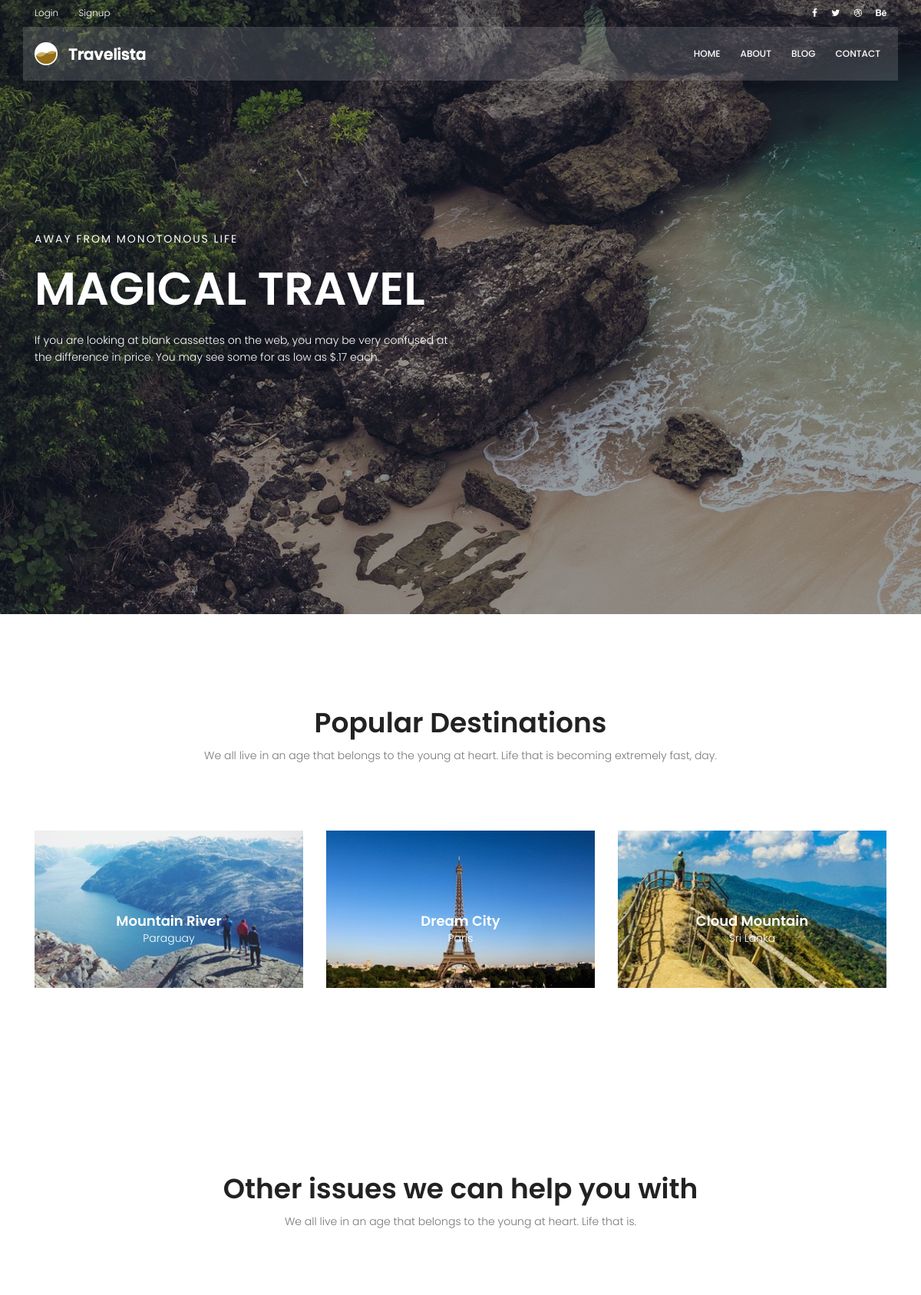
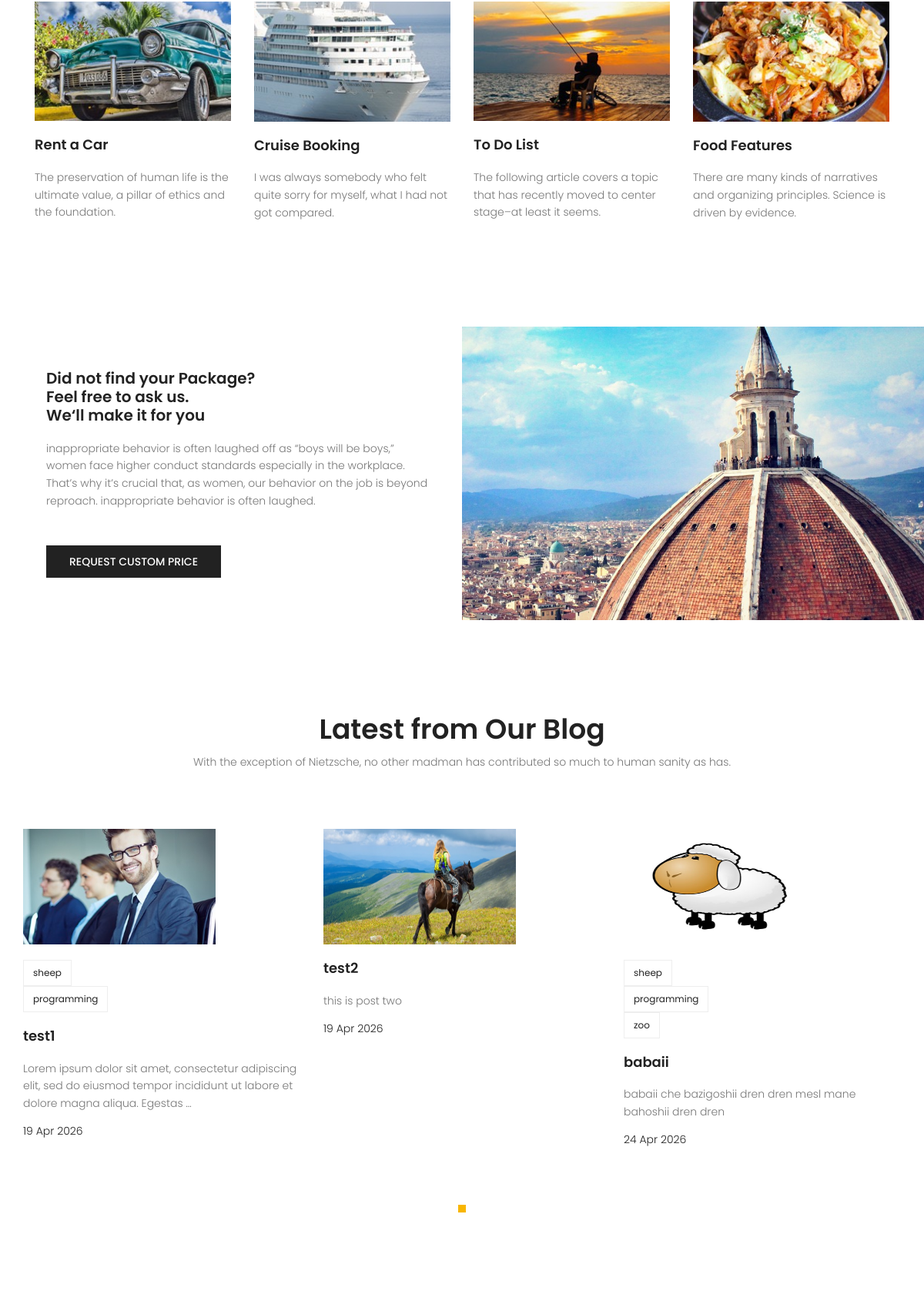
The page / (upper part) on the database its author committed (2 pictures, top to bottom).
### blog/models.py (models this page shows, shortened)
class Post(models.Model):
    title = models.CharField(max_length=255)
    content = models.TextField()
    author = models.ForeignKey(User,on_delete=models.SET_NULL,null=True)
    image = models.ImageField(upload_to='blog/',default='blog/default.jpg')
    category = models.ManyToManyField(Category)
    tag = TaggableManager()
    counted_view = models.IntegerField(default=0)
    status = models.BooleanField(default=False)
    login_require = models.BooleanField(default=False)
    published_date = models.DateTimeField(null=True)
    created_date = models.DateTimeField(auto_now_add=True)
    updated_date = models.DateTimeField(auto_now=True)
    class Meta:
        ordering = ['created_date']

class Category(models.Model):
    name = models.CharField(max_length=255)

### website/views.py (the view)
# urls.py: path('', index_view, name='index'),
def index_view(request):
    return render(request, 'website/index.html')

### blog/templatetags/blog_tags.py (called while the page is built)
@register.inclusion_tag('blog/recent-blog.html')
def recentblog(arg=3):
    posts = Post.objects.filter(status=1).order_by('published_date')[:arg]
    return {'posts':posts}

### templates/website/index.html (shortened to what this page needs)
{% extends 'base.html' %}
{% load static %}
{% load blog_tags %}
{% block content %}
<section class="popular-destination-area section-gap">
	<div class="container">
		<div class="row d-flex justify-content-center">
			<div class="menu-content pb-70 col-lg-8">
				<div class="title text-center">
					<h1 class="mb-10">Popular Destinations</h1>
					<p>We all live in an age that belongs to the young at heart. Life that is becoming extremely
						fast, day.</p>
				</div>
			</div>
		</div>
		<div class="row">
			<div class="col-lg-4">
				<div class="single-destination relative">
					<div class="thumb relative">
						<img class="img-fluid" src="{% static 'img/d1.jpg' %}" alt="">
					</div>
					<div class="desc">
						<h4>Mountain River</h4>
						<p>Paraguay</p>
					</div>
				</div>
			</div>
			<div class="col-lg-4">
				<div class="single-destination relative">
					<div class="thumb relative">
						<img class="img-fluid" src="{% static 'img/d2.jpg' %}" alt="">
					</div>
					<div class="desc">
						<h4>Dream City</h4>
						<p>Paris</p>
					</div>
				</div>
			</div>
			<div class="col-lg-4">
				<div class="single-destination relative">
					<div class="thumb relative">
						<img class="img-fluid" src="{% static 'img/d3.jpg' %}" alt="">
					</div>
					<div class="desc">
						<h4>Cloud Mountain</h4>
						<p>Sri Lanka</p>
					</div>
				</div>
			</div>
		</div>
	</div>
</section>
<section class="other-issue-area section-gap">
	<div class="container">
		<div class="row d-flex justify-content-center">
			<div class="menu-content pb-70 col-lg-9">
				<div class="title text-center">
					<h1 class="mb-10">Other issues we can help you with</h1>
					<p>We all live in an age that belongs to the young at heart. Life that is.</p>
				</div>
			</div>
		</div>
		<div class="row">
			<div class="col-lg-3 col-md-6">
				<div class="single-other-issue">
					<div class="thumb">
						<img class="img-fluid" src="{% static 'img/o1.jpg' %}" alt="">
					</div>
					<a href="#">
						<h4>Rent a Car</h4>
					</a>
					<p>
						The preservation of human life is the ultimate value, a pillar of ethics and the foundation.
					</p>
				</div>
			</div>
			<div class="col-lg-3 col-md-6">
				<div class="single-other-issue">
					<div class="thumb">
						<img class="img-fluid" src="{% static 'img/o2.jpg' %}" alt="">
					</div>
					<a href="#">
						<h4>Cruise Booking</h4>
					</a>
					<p>
						I was always somebody who felt quite sorry for myself, what I had not got compared.
					</p>
				</div>
			</div>
			<div class="col-lg-3 col-md-6">
				<div class="single-other-issue">
					<div class="thumb">
						<img class="img-fluid" src="{% static 'img/o3.jpg' %}" alt="">
					</div>
					<a href="#">
						<h4>To Do List</h4>
					</a>
					<p>
						The following article covers a topic that has recently moved to center stage–at least it
						seems.
					</p>
				</div>
			</div>
			<div class="col-lg-3 col-md-6">
				<div class="single-other-issue">
					<div class="thumb">
						<img class="img-fluid" src="{% static 'img/o4.jpg' %}" alt="">
					</div>
					<a href="#">
						<h4>Food Features</h4>
					</a>
					<p>
						There are many kinds of narratives and organizing principles. Science is driven by evidence.
					</p>
				</div>
			</div>
		</div>
	</div>
</section>
<section class="home-about-area">
	<div class="container-fluid">
		<div class="row align-items-center justify-content-end">
			<div class="col-lg-6 col-md-12 home-about-left">
				<h1>
					Did not find your Package? <br>
					Feel free to ask us. <br>
					We‘ll make it for you
				</h1>
				<p>
					inappropriate behavior is often laughed off as “boys will be boys,” women face higher conduct
					standards especially in the workplace. That’s why it’s crucial that, as women, our behavior on
					the job is beyond reproach. inappropriate behavior is often laughed.
				</p>
				<a href="#" class="primary-btn text-uppercase">request custom price</a>
			</div>
			<div class="col-lg-6 col-md-12 home-about-right no-padding">
				<img class="img-fluid" src="{% static 'img/about-img.jpg' %}" alt="">
			</div>
		</div>
	</div>
</section>
{% recentblog %}
{% endblock %}

### templates/blog/recent-blog.html
{% load static %}
<section class="recent-blog-area section-gap">
	<div class="container">
		<div class="row d-flex justify-content-center">
			<div class="menu-content pb-60 col-lg-9">
				<div class="title text-center">
					<h1 class="mb-10">Latest from Our Blog</h1>
					<p>With the exception of Nietzsche, no other madman has contributed so much to human sanity as
						has.</p>
				</div>
			</div>
		</div>
		<div class="row">
			<div class="active-recent-blog-carusel">
				{% for post in posts %}
				<div class="single-recent-blog-post item">
					<div class="thumb">
						<img class="img-fluid" src="{{ post.image.url }}" alt="">
					</div>
					<div class="details">
						<div class="tags">
							{% for cat in post.category.all %}
							<ul>
								<li>
									<a href="{% url 'blog:category' cat_name=cat.name %}">{{ cat.name }}</a>
								</li>
							</ul>
							{% endfor %}
						</div>
						<a href="#">
							<h4 class="title">{{ post.title }}</h4>
						</a>
						<p>
							{{post.content|truncatewords:20}}
						</p>
						<h6 class="date">{{ post.published_date|date:"d M Y" }}</h6>
					</div>
				</div>
			{% endfor %}
			</div>
		</div>
	</div>
</section>

### statics/css/main.css (style rules this page uses)
body { color: #777777; font-family: "Poppins", sans-serif; font-size: 14px; font-weight: 300; line-height: 1.625em; position: relative; }
ol, ul { margin: 0; padding: 0; list-style: none; }
a { -webkit-transition: all 0.3s ease 0s; -moz-transition: all 0.3s ease 0s; -o-transition: all 0.3s ease 0s; transition: all 0.3s ease 0s; }
a, a:focus, a:hover { text-decoration: none; outline: 0; }
h1, h2, h3, h4, h5, h6 { font-family: "Poppins", sans-serif; color: #222222; line-height: 1.2em !important; margin-bottom: 0; margin-top: 0; font-weight: 600; }
h1, .h1 { font-size: 36px; }
h4, .h4 { font-size: 18px; }
h6, .h6 { font-size: 14px; color: #222222; }
.mb-10 { margin-bottom: 10px; }
.pb-60 { padding-bottom: 60px; }
.pb-70 { padding-bottom: 70px; }
.text-center { text-align: center; }
.relative { position: relative; }
.no-padding { padding: 0; }
h1 { font-size: 36px; }
h4 { font-size: 18px; }
h6 { font-size: 14px; }
h1, h2, h3, h4, h5, h6 { line-height: 1.5em; }
.section-gap { padding: 120px 0; }
.primary-btn { background: #f8b600; line-height: 42px; padding-left: 30px; padding-right: 30px; border: none; color: #fff; display: inline-block; font-size: 14px; font-weight: 500; position: relative; -webkit-transition: all 0.3s ease 0s; -moz-transition: all 0.3s ease 0s; -o-transition: all 0.3s ease 0s; transition: all 0.3s ease 0s; cursor: pointer; position: relative; }
.single-destination { -webkit-transition: all 0.3s ease 0s; -moz-transition: all 0.3s ease 0s; -o-transition: all 0.3s ease 0s; transition: all 0.3s ease 0s; }
.single-destination .thumb { position: relative; }
.single-destination .thumb img { width: 100%; }
.single-destination .desc { text-align: center; position: absolute; width: 100%; left: 50%; top: 50%; transform: translate(-50%, -50%); }
.single-destination .desc h4 { color: #fff; }
.single-destination .desc p { color: #fff; font-size: 14px; font-weight: 300; margin-bottom: 0px; }
.single-other-issue .thumb { overflow: hidden; }
.single-other-issue .thumb img { width: 100%; -webkit-transition: all 0.3s ease 0s; -moz-transition: all 0.3s ease 0s; -o-transition: all 0.3s ease 0s; transition: all 0.3s ease 0s; }
.single-other-issue h4 { margin: 20px 0; -webkit-transition: all 0.3s ease 0s; -moz-transition: all 0.3s ease 0s; -o-transition: all 0.3s ease 0s; transition: all 0.3s ease 0s; }
.home-about-area .home-about-left { padding-left: 20%; }
@media (max-width: 1366px) { .home-about-area .home-about-left { padding-left: 5%; } }
.home-about-area .home-about-left h1 { max-width: 510px; }
@media (max-width: 1366px) { .home-about-area .home-about-left h1 { font-size: 20px; } }
.home-about-area .home-about-left p { max-width: 500px; padding: 20px 0; }
.home-about-area .home-about-left .primary-btn { margin-top: 10px; background: #222; font-size: 14px; }
.home-about-area .home-about-right img { width: 100%; }
.recent-blog-area .single-recent-blog-post .thumb { overflow: hidden; }
.recent-blog-area .single-recent-blog-post .thumb img { -webkit-transition: all 0.3s ease 0s; -moz-transition: all 0.3s ease 0s; -o-transition: all 0.3s ease 0s; transition: all 0.3s ease 0s; }
.recent-blog-area .single-recent-blog-post .tags { margin: 20px 0px; }
.recent-blog-area .single-recent-blog-post .tags li { display: inline-block; border: 1px solid #eee; padding: 4px 12px; -webkit-transition: all 0.3s ease 0s; -moz-transition: all 0.3s ease 0s; -o-transition: all 0.3s ease 0s; transition: all 0.3s ease 0s; }
.recent-blog-area .single-recent-blog-post .tags li a { font-weight: 400; font-size: 12px; color: #222; }
.recent-blog-area .single-recent-blog-post .title { -webkit-transition: all 0.3s ease 0s; -moz-transition: all 0.3s ease 0s; -o-transition: all 0.3s ease 0s; transition: all 0.3s ease 0s; margin: 20px 0; }
.recent-blog-area .single-recent-blog-post .date { color: #222; font-weight: 300; }

### rows shown on the page
Post: image (picture), title "test1", content "Lorem ipsum dolor sit amet, consectetur adipiscing elit, sed do eiusmod tempor incididunt ut labore et dolore magna aliqua. Egestas …", published_date "19 Apr 2026"
Category: name "sheep"
Category: name "programming"
Post: image (placeholder picture), title "test2", content "this is post two", published_date "19 Apr 2026"
Post: image (picture), title "babaii", content "babaii che bazigoshii dren dren mesl mane bahoshii dren dren", published_date "24 Apr 2026"
Category: name "zoo"
